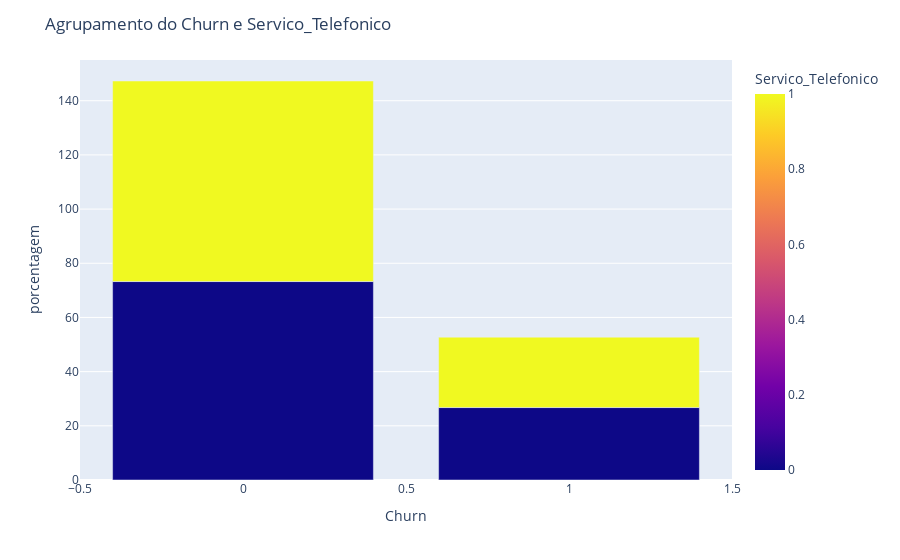

The code cell stored with this chart in its notebook:
### Code cell
df_agrupa = df.groupby(["Servico_Telefonico", "Churn"]).size().reset_index(name="count")
total_churn = df_agrupa.groupby("Servico_Telefonico")["count"].transform("sum")
df_agrupa["percent"] = (df_agrupa["count"] / total_churn) * 100
fig = px.bar(df_agrupa, x="Churn", y="percent", color="Servico_Telefonico", barmode="stack",
             labels={"Churn": "Churn", "percent": "porcentagem", "Servico_Telefonico": "Servico_Telefonico"})
fig.update_layout(title="Agrupamento do Churn e Servico_Telefonico",
                  yaxis_title="porcentagem",
                  legend_title="Servico_Telefonico")
fig.show()

### Figure 1 — Plotly figure (JSON) as saved in the notebook; plotly's stock layout.template omitted (floating-point values rounded to 4 significant figures)
{"data": [{"alignmentgroup": "True", "hovertemplate": "Churn=%{x}<br>porcentagem=%{y}<br>Servico_Telefonico=%{marker.color}<extra></extra>", "legendgroup": "", "marker": {"color": [0, 0, 1, 1], "coloraxis": "coloraxis", "pattern": {"shape": ""}}, "name": "", "offsetgroup": "", "orientation": "v", "showlegend": false, "textposition": "auto", "type": "bar", "x": [0, 1, 0, 1], "xaxis": "x", "y": [73.26, 26.74, 74.02, 25.98], "yaxis": "y"}], "layout": {"autosize": true, "barmode": "stack", "coloraxis": {"colorbar": {"title": {"text": "Servico_Telefonico"}}, "colorscale": [[0, "#0d0887"], [0.1111, "#46039f"], [0.2222, "#7201a8"], [0.3333, "#9c179e"], [0.4444, "#bd3786"], [0.5556, "#d8576b"], [0.6667, "#ed7953"], [0.7778, "#fb9f3a"], [0.8889, "#fdca26"], [1, "#f0f921"]]}, "legend": {"title": {"text": "Servico_Telefonico"}, "tracegroupgap": 0}, "margin": {"t": 60}, "title": {"text": "Agrupamento do Churn e Servico_Telefonico"}, "xaxis": {"anchor": "y", "autorange": true, "domain": [0, 1], "range": [-0.5, 1.5], "title": {"text": "Churn"}, "type": "linear"}, "yaxis": {"anchor": "x", "autorange": true, "domain": [0, 1], "range": [0, 155.0], "title": {"text": "porcentagem"}, "type": "linear"}}}
